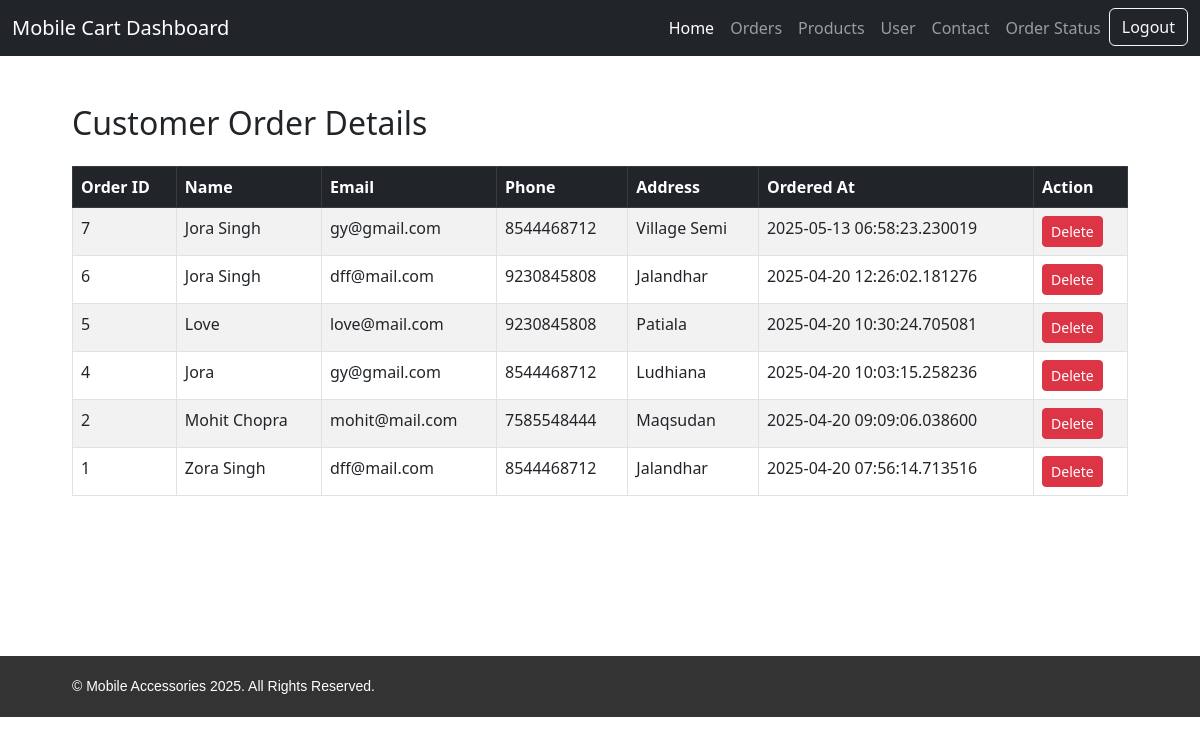
The app's page /user_details.php with its own data.
### tables this page shows
CREATE TABLE `order_customers` (
  `order_id` int(10) NOT NULL,
  `name` varchar(100) DEFAULT NULL,
  `email` varchar(100) DEFAULT NULL,
  `phone` varchar(20) DEFAULT NULL,
  `address` text DEFAULT NULL,
  `created_at` timestamp(6) NOT NULL DEFAULT current_timestamp(6) ON UPDATE current_timestamp(6)
);

### user_details.php (the view, shortened to what this page needs)
<?php
require 'db1.php';
$stmt = $pdo->query("SELECT * FROM order_customers ORDER BY created_at DESC");
$customers = $stmt->fetchAll();
?>
<!DOCTYPE html>
<html lang="en">
<head>
  <link href="https://cdn.jsdelivr.net/npm/bootstrap@5.3.0/dist/css/bootstrap.min.css" rel="stylesheet">
</head>
<body>
<?php include 'navdash.php'; ?>
<div class="container mt-5">
  <h2 class="mb-4">Customer Order Details</h2>
  <table class="table table-bordered table-striped">
    <thead class="table-dark">
      <tr>
        <th>Order ID</th>
        <th>Name</th>
        <th>Email</th>
        <th>Phone</th>
        <th>Address</th>
        <th>Ordered At</th>
        <th>Action</th>
      </tr>
    </thead>
    <tbody>
      <?php foreach ($customers as $customer): ?>
        <tr>
          <td><?= htmlspecialchars($customer['order_id']) ?></td>
          <td><?= htmlspecialchars($customer['name']) ?></td>
          <td><?= htmlspecialchars($customer['email']) ?></td>
          <td><?= htmlspecialchars($customer['phone']) ?></td>
          <td><?= nl2br(htmlspecialchars($customer['address'])) ?></td>
          <td><?= htmlspecialchars($customer['created_at']) ?></td>
          <td>
        <a href="delete_customer.php?id=<?= $customer['order_id'] ?>" class="btn btn-danger btn-sm" onclick="return confirm('Are you sure you want to delete this customer?');">Delete</a>
      </td>
        </tr>
      <?php endforeach; ?>
    </tbody>
  </table>
</div>
<br><br><br><br><br><br>
<?php include 'footer.php'; ?>
</body>
</html>

### footer.php (style rules this page uses)
.container { width: 90%; margin: 0 auto; }

### records on screen
order_customers: order_id "7", name "Jora Singh", email "gy@gmail.com", phone "8544468712", address "Village Semi", created_at "2025-05-13 06:58:23.230019"
order_customers: order_id "6", name "Jora Singh", email "dff@mail.com", phone "9230845808", address "Jalandhar", created_at "2025-04-20 12:26:02.181276"
order_customers: order_id "5", name "Love", email "love@mail.com", phone "9230845808", address "Patiala", created_at "2025-04-20 10:30:24.705081"
order_customers: order_id "4", name "Jora", email "gy@gmail.com", phone "8544468712", address "Ludhiana", created_at "2025-04-20 10:03:15.258236"
order_customers: order_id "2", name "Mohit Chopra", email "mohit@mail.com", phone "7585548444", address "Maqsudan", created_at "2025-04-20 09:09:06.038600"
order_customers: order_id "1", name "Zora Singh", email "dff@mail.com", phone "8544468712", address "Jalandhar", created_at "2025-04-20 07:56:14.713516"
